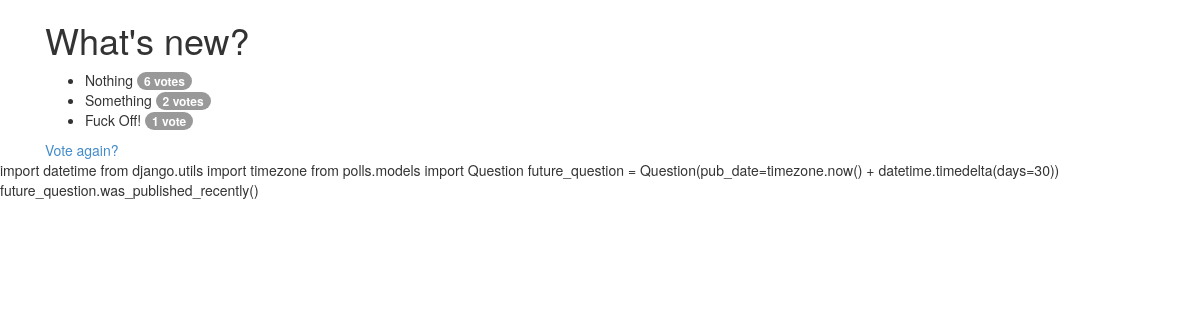
The page /polls/2/results/ on the database as committed earlier.
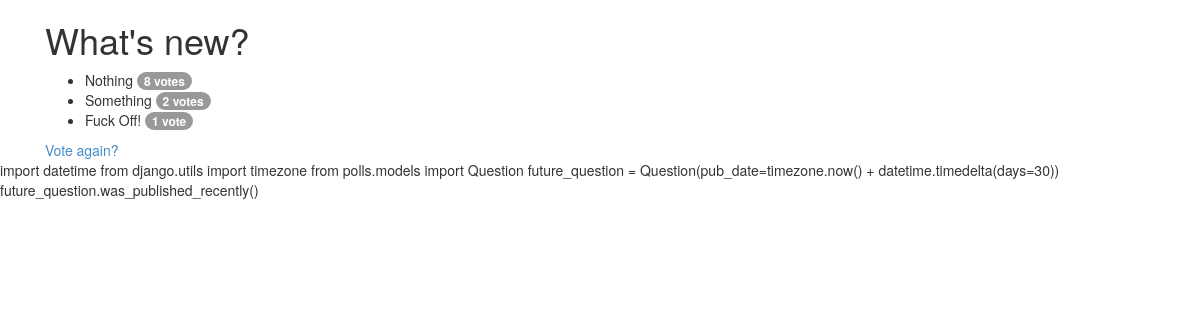
The same page on the database as committed later.
### poll/models.py (models this page shows, shortened)
class Choice(models.Model):
    question = models.ForeignKey(Question)
    choice_text = models.CharField(max_length=200)
    votes = models.IntegerField(default=0)

### poll/views.py (the view)
# urls.py: url(r'^(?P<pk>[0-9]+)/results/$', views.ResultsView.as_view(), name='results'),
class ResultsView(generic.DetailView):
    model = Question
    template_name = 'polls/results.html'

### poll/templates/polls/results.html
{% load staticfiles %}
<link href="{% static 'polls/bootstrap/css/bootstrap.css' %}" rel="stylesheet">
<div class="container">
    <div class="container-fluid">
        <h1>{{ question.question_text }}</h1>
        <ul>
        {% for choice in question.choice_set.all %}
            <li>{{ choice.choice_text }} <span class="badge">{{ choice.votes }} vote{{ choice.votes|pluralize }}</span></li>
        {% endfor %}
        </ul>
        <a href="{% url 'polls:detail' question.id %}">Vote again?</a>
    </div>
</div>
import datetime
from django.utils import timezone
from polls.models import Question
future_question = Question(pub_date=timezone.now() + datetime.timedelta(days=30))
future_question.was_published_recently()

Rows that differ between the two databases and show on the page:
changed Choice "Nothing": votes "6" → "8"
